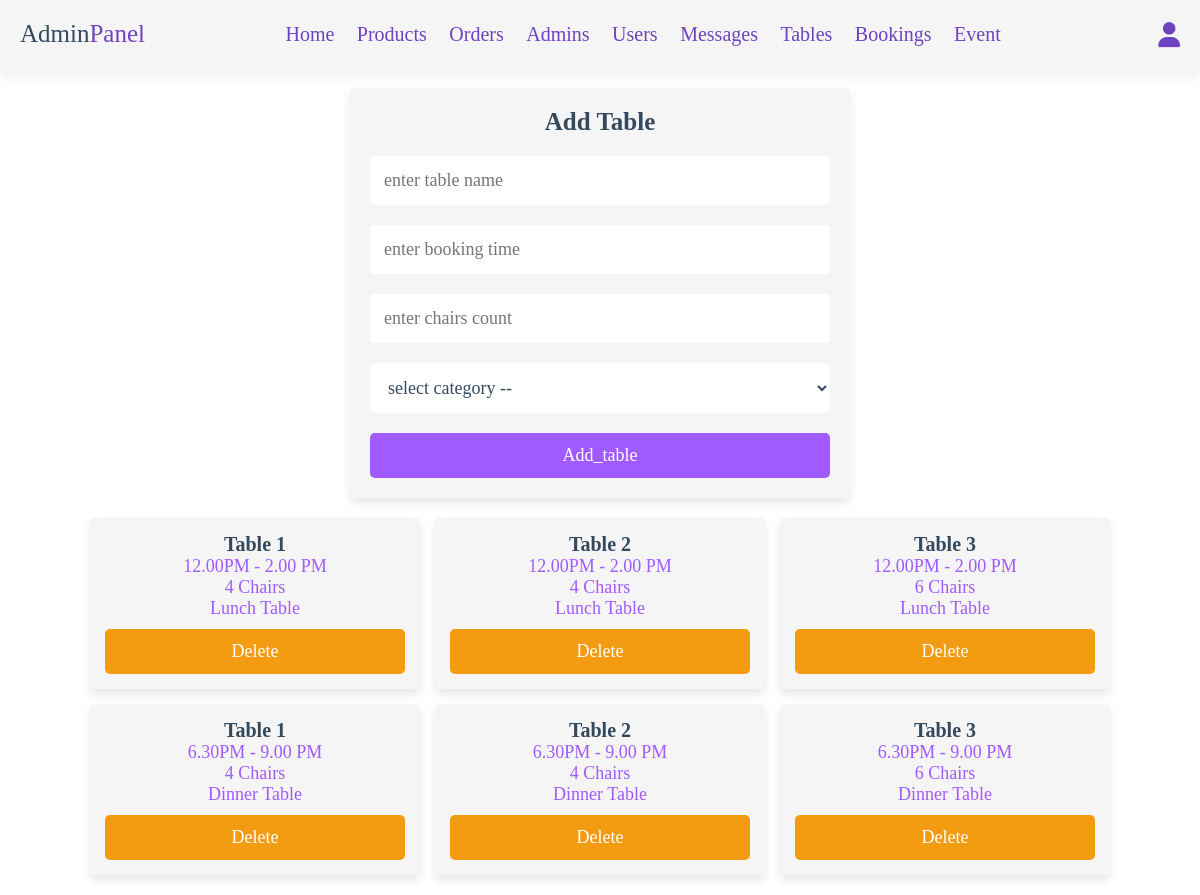
/admin/tables_add.php (signed in), run on the app's committed database.
### tables this page shows
CREATE TABLE `book_tables` (
  `table_id` int(100) NOT NULL,
  `table_name` varchar(100) NOT NULL,
  `t_category` varchar(100) NOT NULL,
  `t_size` varchar(100) NOT NULL,
  `status` varchar(6) NOT NULL,
  `book_time` varchar(100) NOT NULL
);

### admin/tables_add.php (the view, shortened to what this page needs)
<?php
include '../components/connect.php';
?>
<!DOCTYPE html>
<html lang="en">
<head>
   <link rel="stylesheet" href="https://cdnjs.cloudflare.com/ajax/libs/font-awesome/6.1.1/css/all.min.css">
   <link rel="stylesheet" href="../css/admin_style.css">
</head>
<body>
<?php include '../components/admin_header.php' ?>
<section class="add-products">
   <form action="" method="POST" enctype="multipart/form-data">
      <h3>add table</h3>
      <input type="text" required placeholder="enter table name" name="table_name" maxlength="100" class="box">
      <input type="text" required placeholder="enter booking time" name="book_time" maxlength="100" class="box">
      <input type="text" required placeholder="enter chairs count" name="t_size" maxlength="100" class="box">
      <select name="t_category" class="box" required>
         <option value="" disabled selected>select category --</option>
      </select>
      <input type="submit" value="add_table" name="add_table" class="btn">
   </form>
</section>
<section class="show-products" style="padding-top: 0;">
   <div class="box-container">
   <?php
      $show_book_tables  = $conn->prepare("SELECT * FROM `book_tables`");
      $show_book_tables ->execute();
      if($show_book_tables ->rowCount() > 0){
         while($fetch_book_tables  = $show_book_tables ->fetch(PDO::FETCH_ASSOC)){
   ?>
   <div class="box">
      <div class="flex">
         <h3 class="name"><?= $fetch_book_tables ['table_name']; ?></h3>
         <p class="category"><?= $fetch_book_tables ['book_time']; ?></p>
         <p class="category"><?= $fetch_book_tables ['t_size']; ?></p>
         <p class="category"><?= $fetch_book_tables ['t_category']; ?></p>
      </div>
      <div class="flex-btn">
         <a href="tables_add.php?delete=<?= $fetch_book_tables['table_id']; ?>" class="delete-btn" onclick="return confirm('delete this product?');">delete</a>
      </div>
   </div>
   <?php
         }
      }else{
         echo '<p class="empty">no table added yet!</p>';
      }
   ?>
   </div>
</section>
</body>
</html>

### css/admin_style.css (style rules this page uses)
:root { --main-color:#A05AFF; --change-color:#1BCFB4; --light-bg:#cebfe2; --red:#e60000; --blue: #2F2FA2; --white:#fff; --orange:#f39c12; --black:#34495e; --light-bg:#f5f5f5; --light-color:#777; --border:.2rem solid var(--black); --box-shadow:0 .5rem 1rem rgba(0,0,0,.1); }
* { font-family: 'Baloo Bhaijaan 2', cursive; margin:0; padding:0; box-sizing: border-box; text-decoration: none; outline: none; border:none; }
html { font-size: 62.5%; overflow-x: hidden; }
body { background-color: var(--white); }
section { max-width: 1200px; margin:0 auto; padding:2rem; }
.btn, .delete-btn, .option-btn { display: block; margin-top: 1rem; border-radius: .5rem; cursor: pointer; width: 100%; font-size: 1.8rem; color:var(--white); padding:1.2rem 3rem; text-transform: capitalize; text-align: center; }
.btn, .option-btn { background-color: var(--main-color); }
.delete-btn { background-color: var(--orange); }
.flex-btn { display: flex; gap:1rem; }
.add-products form { margin:0 auto; max-width: 50rem; background-color: var(--light-bg); border-radius: .5rem; box-shadow: var(--box-shadow); padding:2rem; text-align: center; }
.add-products form h3 { margin-bottom: 1rem; font-size: 2.5rem; color:var(--black); text-transform: capitalize; }
.add-products form .box { background-color: var(--white); width: 100%; padding:1.4rem; font-size: 1.8rem; color:var(--black); border-radius: .5rem; margin: 1rem 0; }
.show-products .box-container { display: grid; grid-template-columns: repeat(auto-fit, 33rem); gap:1.5rem; justify-content: center; align-items: flex-start; align-items: center; }
.show-products .box-container .box { background-color: var(--light-bg); text-align: center; border-radius: .5rem; box-shadow: var(--box-shadow); padding:1.5rem; -ms-grid-columns: (minmax(20rem, 1fr))[auto-fit]; grid-template-columns: repeat(auto-fit, minmax(15rem, 1fr)); }
.show-products .box-container .box .flex { align-items: center; text-transform: capitalize; }
.show-products .box-container .box .flex .category { font-size: 1.8rem; color:var(--main-color); }
.show-products .box-container .box .flex .name { font-size: 2rem; color:var(--black); }

### data on the page
book_tables: table_name "Table 1", book_time "12.00PM - 2.00 PM", t_size "4 Chairs", t_category "Lunch Table"
book_tables: table_name "Table 2", book_time "12.00PM - 2.00 PM", t_size "4 Chairs", t_category "Lunch Table"
book_tables: table_name "Table 3", book_time "12.00PM - 2.00 PM", t_size "6 Chairs", t_category "Lunch Table"
book_tables: table_name "Table 1", book_time "6.30PM - 9.00 PM", t_size "4 Chairs", t_category "Dinner Table"
book_tables: table_name "Table 2", book_time "6.30PM - 9.00 PM", t_size "4 Chairs", t_category "Dinner Table"
book_tables: table_name "Table 3", book_time "6.30PM - 9.00 PM", t_size "6 Chairs", t_category "Dinner Table"
